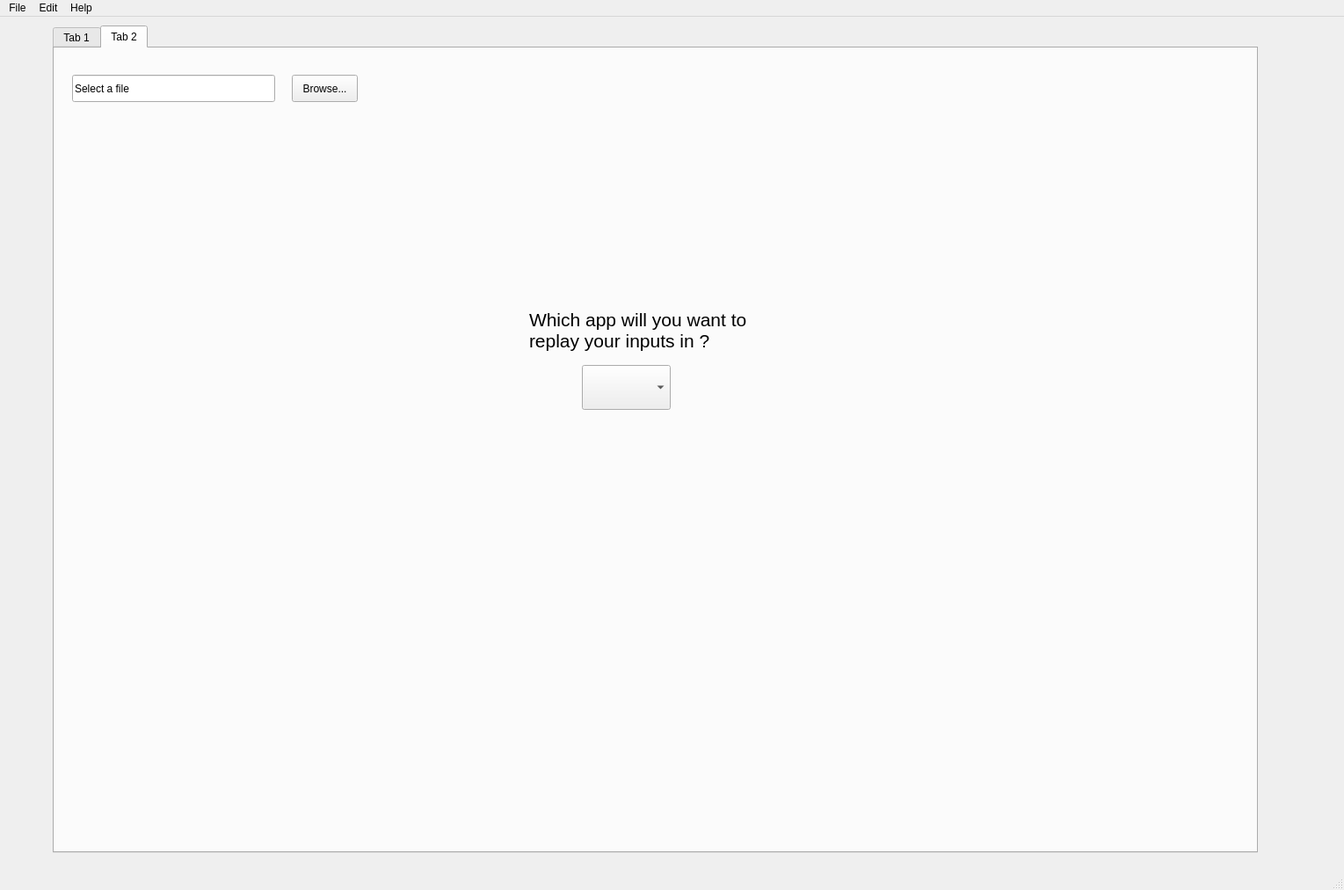
<?xml version="1.0" encoding="UTF-8"?>
<ui version="4.0">
 <class>MainWindow</class>
 <widget class="QMainWindow" name="MainWindow">
  <property name="geometry">
   <rect>
    <x>0</x>
    <y>0</y>
    <width>1529</width>
    <height>1012</height>
   </rect>
  </property>
  <property name="windowTitle">
   <string>MainWindow</string>
  </property>
  <widget class="QWidget" name="centralwidget">
   <widget class="QTabWidget" name="tabMenu">
    <property name="geometry">
     <rect>
      <x>60</x>
      <y>10</y>
      <width>1371</width>
      <height>941</height>
     </rect>
    </property>
    <property name="currentIndex">
     <number>1</number>
    </property>
    <widget class="QWidget" name="tab1">
     <attribute name="title">
      <string>Tab 1</string>
     </attribute>
     <widget class="QLineEdit" name="filePathLineEdit1">
      <property name="geometry">
       <rect>
        <x>20</x>
        <y>20</y>
        <width>231</width>
        <height>31</height>
       </rect>
      </property>
      <property name="text">
       <string>Select a file</string>
      </property>
     </widget>
     <widget class="QPushButton" name="browseButton1">
      <property name="geometry">
       <rect>
        <x>260</x>
        <y>22</y>
        <width>75</width>
        <height>31</height>
       </rect>
      </property>
      <property name="text">
       <string>Browse...</string>
      </property>
     </widget>
     <widget class="QTextEdit" name="textEditZone">
      <property name="geometry">
       <rect>
        <x>20</x>
        <y>70</y>
        <width>311</width>
        <height>491</height>
       </rect>
      </property>
      <property name="html">
       <string>&lt;!DOCTYPE HTML PUBLIC &quot;-//W3C//DTD HTML 4.0//EN&quot; &quot;http://www.w3.org/TR/REC-html40/strict.dtd&quot;&gt;
&lt;html&gt;&lt;head&gt;&lt;meta name=&quot;qrichtext&quot; content=&quot;1&quot; /&gt;&lt;style type=&quot;text/css&quot;&gt;
p, li { white-space: pre-wrap; }
&lt;/style&gt;&lt;/head&gt;&lt;body style=&quot; font-family:'MS Shell Dlg 2'; font-size:8.25pt; font-weight:400; font-style:normal;&quot;&gt;
&lt;p align=&quot;center&quot; style=&quot; margin-top:0px; margin-bottom:0px; margin-left:0px; margin-right:0px; -qt-block-indent:0; text-indent:0px;&quot;&gt;Load a file, then edit it if needed&lt;/p&gt;&lt;/body&gt;&lt;/html&gt;</string>
      </property>
     </widget>
     <widget class="QPushButton" name="createFileButton">
      <property name="geometry">
       <rect>
        <x>20</x>
        <y>580</y>
        <width>91</width>
        <height>31</height>
       </rect>
      </property>
      <property name="text">
       <string>Create a new file</string>
      </property>
     </widget>
     <widget class="QPushButton" name="captureButton">
      <property name="geometry">
       <rect>
        <x>244</x>
        <y>580</y>
        <width>91</width>
        <height>31</height>
       </rect>
      </property>
      <property name="text">
       <string>Capture Inputs</string>
      </property>
     </widget>
    </widget>
    <widget class="QWidget" name="tab2">
     <attribute name="title">
      <string>Tab 2</string>
     </attribute>
     <widget class="QLineEdit" name="filePathLineEdit2">
      <property name="geometry">
       <rect>
        <x>20</x>
        <y>30</y>
        <width>231</width>
        <height>31</height>
       </rect>
      </property>
      <property name="text">
       <string>Select a file</string>
      </property>
     </widget>
     <widget class="QPushButton" name="broweButton2">
      <property name="geometry">
       <rect>
        <x>270</x>
        <y>30</y>
        <width>75</width>
        <height>31</height>
       </rect>
      </property>
      <property name="text">
       <string>Browse...</string>
      </property>
     </widget>
     <widget class="QComboBox" name="appComboBox">
      <property name="geometry">
       <rect>
        <x>600</x>
        <y>360</y>
        <width>101</width>
        <height>51</height>
       </rect>
      </property>
     </widget>
     <widget class="QLabel" name="replayLabel">
      <property name="geometry">
       <rect>
        <x>540</x>
        <y>290</y>
        <width>261</width>
        <height>61</height>
       </rect>
      </property>
      <property name="font">
       <font>
        <pointsize>16</pointsize>
       </font>
      </property>
      <property name="text">
       <string>Which app will you want to&lt;br&gt; replay your inputs in ?</string>
      </property>
     </widget>
    </widget>
   </widget>
  </widget>
  <widget class="QMenuBar" name="menubar">
   <property name="geometry">
    <rect>
     <x>0</x>
     <y>0</y>
     <width>1529</width>
     <height>21</height>
    </rect>
   </property>
   <widget class="QMenu" name="menufILE">
    <property name="title">
     <string>File</string>
    </property>
    <addaction name="actionOpen"/>
    <addaction name="actionSave"/>
   </widget>
   <widget class="QMenu" name="menuEdit">
    <property name="title">
     <string>Edit</string>
    </property>
   </widget>
   <widget class="QMenu" name="menuHelp">
    <property name="title">
     <string>Help</string>
    </property>
    <addaction name="actionDocumentation"/>
   </widget>
   <addaction name="menufILE"/>
   <addaction name="menuEdit"/>
   <addaction name="menuHelp"/>
  </widget>
  <widget class="QStatusBar" name="statusbar"/>
  <action name="actionOpen">
   <property name="text">
    <string>Open</string>
   </property>
  </action>
  <action name="actionSave">
   <property name="text">
    <string>Save</string>
   </property>
  </action>
  <action name="actionEdit">
   <property name="text">
    <string>Edit</string>
   </property>
  </action>
  <action name="actionDocumentation">
   <property name="text">
    <string>Documentation</string>
   </property>
  </action>
 </widget>
 <resources/>
 <connections/>
</ui>
